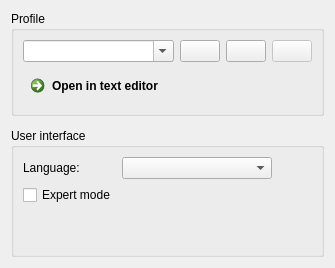
      <widget class="QWidget" name="tabProfiles">
       <property name="sizePolicy">
        <sizepolicy hsizetype="Fixed" vsizetype="Preferred">
         <horstretch>0</horstretch>
         <verstretch>0</verstretch>
        </sizepolicy>
       </property>
       <attribute name="title">
        <string>Profiles</string>
       </attribute>
       <layout class="QVBoxLayout" name="verticalLayout_6">
        <property name="spacing">
         <number>12</number>
        </property>
        <item>
         <widget class="QGroupBox" name="groupBox_Profiles">
          <property name="title">
           <string>Profile</string>
          </property>
          <layout class="QVBoxLayout" name="verticalLayout_5">
           <item>
            <layout class="QHBoxLayout" name="horizontalLayout_3">
             <item>
              <widget class="QComboBox" name="comboBox_Profiles">
               <property name="editable">
                <bool>true</bool>
               </property>
               <property name="insertPolicy">
                <enum>QComboBox::NoInsert</enum>
               </property>
              </widget>
             </item>
             <item>
              <widget class="QPushButton" name="pushButton_ProfileNew">
               <property name="enabled">
                <bool>true</bool>
               </property>
               <property name="sizePolicy">
                <sizepolicy hsizetype="Maximum" vsizetype="Fixed">
                 <horstretch>0</horstretch>
                 <verstretch>0</verstretch>
                </sizepolicy>
               </property>
               <property name="toolTip">
                <string>Add new profile</string>
               </property>
               <property name="text">
                <string/>
               </property>
               <property name="icon">
                <iconset resource="../res/LightpackResources.qrc">
                 <normaloff>:/icons/profile_new.png</normaloff>:/icons/profile_new.png</iconset>
               </property>
               <property name="iconSize">
                <size>
                 <width>16</width>
                 <height>16</height>
                </size>
               </property>
               <property name="checkable">
                <bool>false</bool>
               </property>
              </widget>
             </item>
             <item>
              <widget class="QPushButton" name="pushButton_ProfileResetToDefault">
               <property name="enabled">
                <bool>true</bool>
               </property>
               <property name="sizePolicy">
                <sizepolicy hsizetype="Maximum" vsizetype="Fixed">
                 <horstretch>0</horstretch>
                 <verstretch>0</verstretch>
                </sizepolicy>
               </property>
               <property name="toolTip">
                <string>Reset current profile to defaults</string>
               </property>
               <property name="text">
                <string/>
               </property>
               <property name="icon">
                <iconset resource="../res/LightpackResources.qrc">
                 <normaloff>:/icons/arrow_down_gray.png</normaloff>:/icons/arrow_down_gray.png</iconset>
               </property>
               <property name="iconSize">
                <size>
                 <width>16</width>
                 <height>16</height>
                </size>
               </property>
               <property name="checkable">
                <bool>false</bool>
               </property>
              </widget>
             </item>
             <item>
              <widget class="QPushButton" name="pushButton_DeleteProfile">
               <property name="enabled">
                <bool>false</bool>
               </property>
               <property name="sizePolicy">
                <sizepolicy hsizetype="Maximum" vsizetype="Fixed">
                 <horstretch>0</horstretch>
                 <verstretch>0</verstretch>
                </sizepolicy>
               </property>
               <property name="toolTip">
                <string>Delete profile</string>
               </property>
               <property name="text">
                <string/>
               </property>
               <property name="icon">
                <iconset resource="../res/LightpackResources.qrc">
                 <normaloff>:/icons/profile_delete.png</normaloff>:/icons/profile_delete.png</iconset>
               </property>
               <property name="iconSize">
                <size>
                 <width>16</width>
                 <height>16</height>
                </size>
               </property>
               <property name="checkable">
                <bool>false</bool>
               </property>
              </widget>
             </item>
            </layout>
           </item>
           <item>
            <widget class="QCommandLinkButton" name="commandLinkButton_OpenSettings">
             <property name="text">
              <string>Open in text editor</string>
             </property>
             <property name="checkable">
              <bool>false</bool>
             </property>
             <property name="description">
              <string/>
             </property>
            </widget>
           </item>
          </layout>
         </widget>
        </item>
        <item>
         <widget class="QGroupBox" name="groupBox_UserInterface">
          <property name="sizePolicy">
           <sizepolicy hsizetype="Preferred" vsizetype="Preferred">
            <horstretch>0</horstretch>
            <verstretch>0</verstretch>
           </sizepolicy>
          </property>
          <property name="layoutDirection">
           <enum>Qt::LeftToRight</enum>
          </property>
          <property name="title">
           <string>User interface</string>
          </property>
          <layout class="QGridLayout" name="gridLayout_2">
           <property name="sizeConstraint">
            <enum>QLayout::SetDefaultConstraint</enum>
           </property>
           <item row="0" column="0">
            <widget class="QLabel" name="labelLanguage">
             <property name="sizePolicy">
              <sizepolicy hsizetype="Fixed" vsizetype="Preferred">
               <horstretch>0</horstretch>
               <verstretch>0</verstretch>
              </sizepolicy>
             </property>
             <property name="text">
              <string>Language:</string>
             </property>
             <property name="alignment">
              <set>Qt::AlignLeading|Qt::AlignLeft|Qt::AlignVCenter</set>
             </property>
            </widget>
           </item>
           <item row="2" column="0">
            <spacer name="verticalSpacer_2">
             <property name="orientation">
              <enum>Qt::Vertical</enum>
             </property>
             <property name="sizeHint" stdset="0">
              <size>
               <width>20</width>
               <height>40</height>
              </size>
             </property>
            </spacer>
           </item>
           <item row="0" column="1">
            <widget class="QComboBox" name="comboBox_Language">
             <property name="sizePolicy">
              <sizepolicy hsizetype="Preferred" vsizetype="Fixed">
               <horstretch>0</horstretch>
               <verstretch>0</verstretch>
              </sizepolicy>
             </property>
             <property name="minimumSize">
              <size>
               <width>150</width>
               <height>0</height>
              </size>
             </property>
             <property name="maximumSize">
              <size>
               <width>150</width>
               <height>16777215</height>
              </size>
             </property>
             <property name="sizeAdjustPolicy">
              <enum>QComboBox::AdjustToContentsOnFirstShow</enum>
             </property>
            </widget>
           </item>
           <item row="1" column="0">
            <widget class="QCheckBox" name="checkBox_ExpertModeEnabled">
             <property name="sizePolicy">
              <sizepolicy hsizetype="Fixed" vsizetype="Fixed">
               <horstretch>0</horstretch>
               <verstretch>0</verstretch>
              </sizepolicy>
             </property>
             <property name="text">
              <string>Expert mode</string>
             </property>
            </widget>
           </item>
           <item row="0" column="2">
            <spacer name="horizontalSpacer_4">
             <property name="orientation">
              <enum>Qt::Horizontal</enum>
             </property>
             <property name="sizeHint" stdset="0">
              <size>
               <width>40</width>
               <height>20</height>
              </size>
             </property>
            </spacer>
           </item>
          </layout>
         </widget>
        </item>
       </layout>
      </widget>
